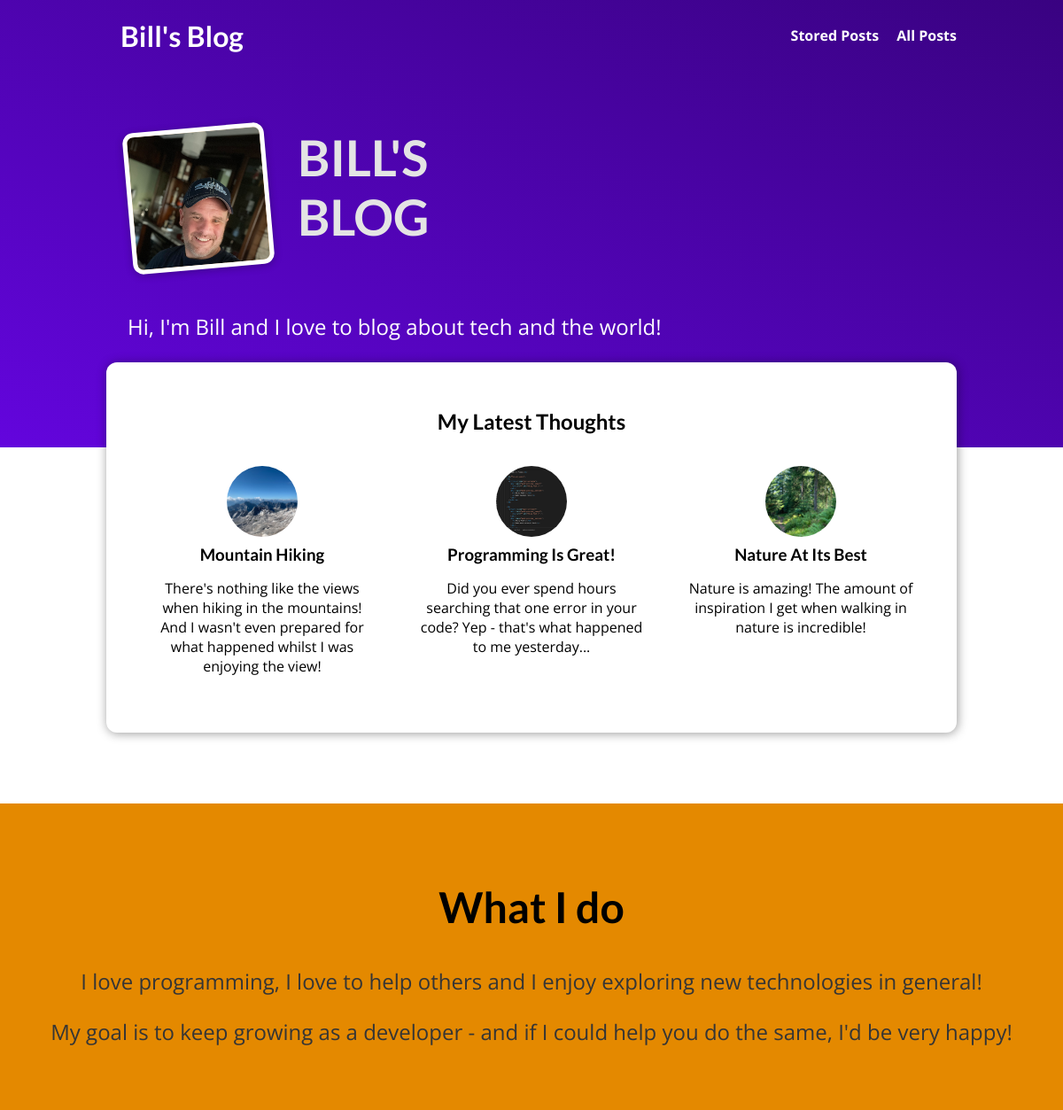
The page / on the database its author committed.
### blog/models.py (models this page shows, shortened)
class Post(models.Model):
    title = models.CharField(max_length=150)
    excerpt = models.CharField(max_length=200)
    image = models.ImageField(upload_to="posts", null=True)
    date = models.DateField(auto_now=True)
    slug = models.SlugField(unique=True)
    content = models.TextField(validators=[MinLengthValidator(10)])
    author = models.ForeignKey(
        Author, on_delete=models.SET_NULL, null=True, related_name="posts")
    tags = models.ManyToManyField(Tag)

### blog/views.py (the view)
# urls.py: path("", views.StartingPageView.as_view(), name="starting-page"),
class StartingPageView(ListView):
    template_name = "blog/index.html"
    model = Post
    ordering = ["-date"]
    context_object_name = "posts"
    def get_queryset(self):
        queryset = super().get_queryset()
        data = queryset[:3]
        return data

### blog/templates/blog/index.html (shortened to what this page needs)
{% extends "base.html" %}
{% load static %}
{% block css_files %}
<link rel="stylesheet" href="{% static "blog/post.css" %}" />
<link rel="stylesheet" href="{% static "blog/index.css" %}" />
{% endblock %}
{% block content %}
<section id="welcome">
    <header>
        <img src="{% static "blog/images/bill.jpg" %}" alt="Bill - The author of this blog" />
        <h2>BILL'S BLOG</h2>
    </header>
    <p>Hi, I'm Bill and I love to blog about tech and the world!</p>
</section>
<section id="latest-posts">
    <h2>My Latest Thoughts</h2>
    <ul>
        {% for post in posts %}
            {% include "blog/includes/post.html" %}
        {% endfor %}
    </ul>
</section>
<section id="about">
    <h2>What I do</h2>
    <p>I love programming, I love to help others and I enjoy exploring new technologies in general!</p>
    <p>My goal is to keep growing as a developer - and if I could help you do the same, I'd be very happy!</p>
</section>
{% endblock %}

### blog/templates/blog/includes/post.html
<li>
    <article class="post">
        <a href="{% url "post-detail-page" post.slug %}">
            <img src="{{ post.image.url }}" alt="{{ post.title }}" />
            <div class="post__content">
                <h3>{{ post.title }}</h3>
                <p>{{ post.excerpt }}</p>
            </div>
        </a>
    </article>
</li>

### static/app.css (style rules this page uses)
* { box-sizing: border-box; }
html { font-family: "Open Sans", "Lato", sans-serif; }
body { margin: 0; }
h1, h2, h3 { font-family: "Lato", sans-serif; font-weight: bold; }

### blog/static/blog/post.css (style rules this page uses)
.post { display: flex; flex-direction: column; align-items: center; text-align: center; }
.post a { text-decoration: none; color: black; transition: all 0.2s ease; padding: 1rem; }
.post img { width: 5rem; height: 5rem; object-fit: cover; border-radius: 50%; }
.post h3 { margin: 0.25rem 0; }

### blog/static/blog/index.css (style rules this page uses)
#welcome { background: linear-gradient(to right top, #6305dd, #390281); padding: 6rem 12%; }
#welcome header { display: flex; align-items: flex-start; margin: 3rem auto; }
#welcome img { width: 10rem; height: 10rem; object-fit: cover; object-position: top; border: 5px solid white; border-radius: 12px; background-color: #ffe1bf; transform: rotateZ(-5deg); box-shadow: 0 2px 8px rgba(0, 0, 0, 0.25); }
#welcome h2 { font-size: 3.5rem; margin: 0 0 0 2rem; color: #e4e4e4; width: 10rem; }
#welcome p { color: white; font-size: 1.5rem; }
#latest-posts { background-color: white; padding: 2rem; border-radius: 12px; width: 60rem; margin: -6rem auto 2rem auto; box-shadow: 1px 1px 12px rgba(0, 0, 0, 0.4); }
#latest-posts h2 { text-align: center; }
#latest-posts ul { list-style: none; margin: 0; padding: 0; display: flex; gap: 1rem; }
#latest-posts li { flex: 1; }
#about { text-align: center; padding: 3rem; background-color: #e48900; margin-top: 5rem; }
#about h2 { font-size: 3rem; }
#about p { font-size: 1.5rem; color: #353535; }

### rows shown on the page
Post: image (picture), title "Mountain Hiking", excerpt "There's nothing like the views when hiking in the mountains! And I wasn't even prepared for what happened whilst I was enjoying the view!"
Post: image (picture), title "Programming Is Great!", excerpt "Did you ever spend hours searching that one error in your code? Yep - that's what happened to me yesterday..."
Post: image (picture), title "Nature At Its Best", excerpt "Nature is amazing! The amount of inspiration I get when walking in nature is incredible!"
